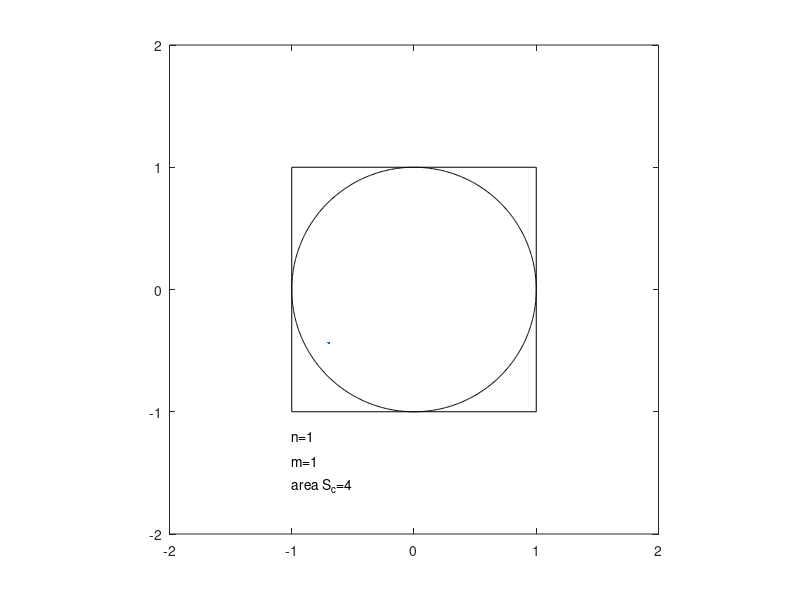

MATLAB code to generate this figure: (Note: this script raises an error after producing the figure.)
sita=0:0.01:2*pi;
x=sin(sita);
y=cos(sita);
m=0;       
x1=2*rand(1000,1)-1;
y1=2*rand(1000,1)-1;
N=1000;     
for n=1:N   
    p1=x1(1:n);
    q1=y1(1:n);
    if (x1(n)*x1(n)+y1(n)*y1(n))<1 
        m=m+1;                      
    end
    plot(p1,q1,'.',x,y,'-k',[-1 -1 1 1 -1],[-1 1 1 -1 -1],'-k');
    axis equal;         
    axis([-2 2 -2 2]); 
    text(-1,-1.2,['n=',num2str(n)])
    text(-1,-1.4,['m=',num2str(m)]);
    text(-1,-1.6,['area S_c=',num2str(m/n*4)]);
    set(gcf,'DoubleBuffer','on');      
    drawnow;                           %
end